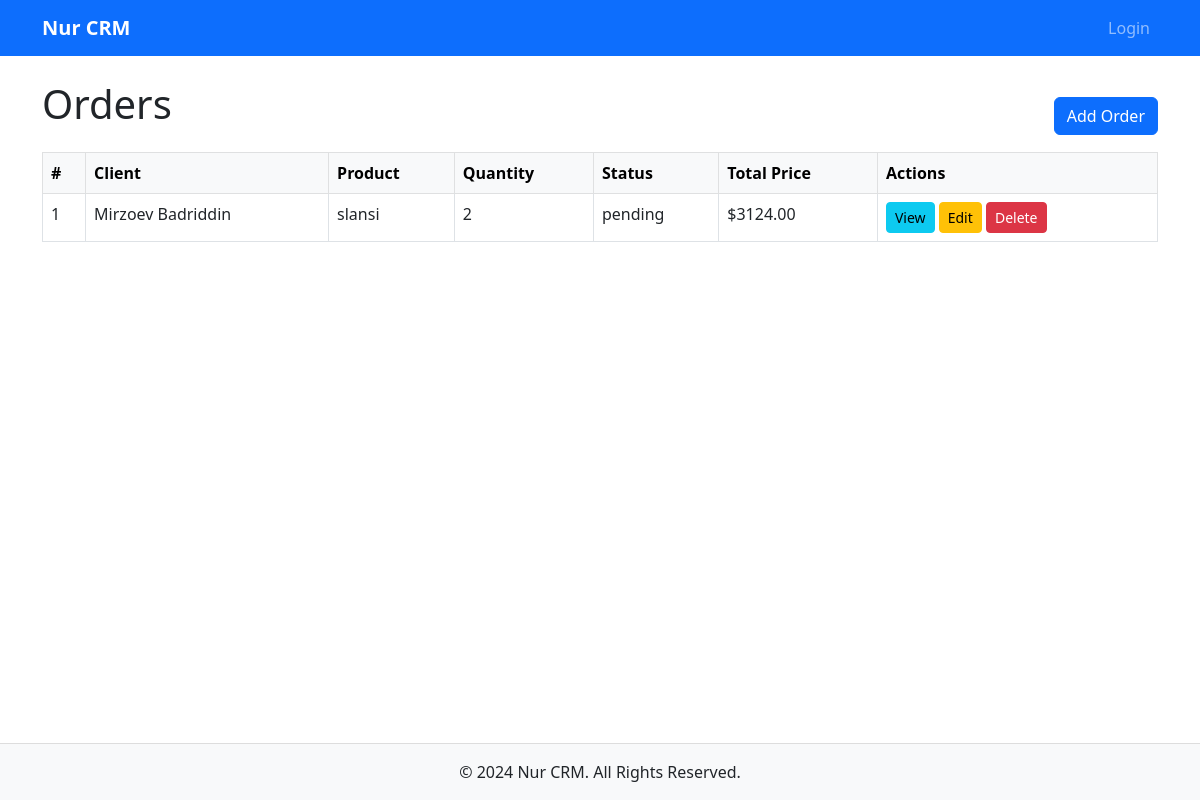
The app's page /nur/orders/ with its own data.
### Nur/models.py (models this page shows, shortened)
class Order(models.Model):
    user = models.ForeignKey("Nur.CustomUser", on_delete=models.CASCADE)
    client = models.ForeignKey("Nur.Client", on_delete=models.CASCADE, related_name="orders")
    product = models.ForeignKey("Nur.Product", on_delete=models.CASCADE, related_name="orders")
    quantity = models.PositiveIntegerField(default=0)
    price_at_purchase = models.DecimalField(max_digits=15, decimal_places=2)
    total_price = models.DecimalField(max_digits=15, decimal_places=2)
    created_at = models.DateTimeField(auto_now_add=True)
    status = models.CharField(max_length=50, choices=[('pending', 'Pending'), ('completed', 'Completed'), ('cancelled', 'Cancelled')])

class Client(models.Model):
    user = models.ForeignKey("Nur.CustomUser", on_delete=models.CASCADE, related_name="clients")
    name = models.CharField(max_length=50)
    last_name = models.CharField(max_length=50)
    phone_number = models.CharField(max_length=20, null=True, blank=True)
    email = models.EmailField(null=True, blank=True)
    address = models.TextField(null=True, blank=True)
    created_at = models.DateTimeField(auto_now_add=True)
    updated_at = models.DateTimeField(auto_now=True)
    is_active = models.BooleanField(default=True)
    balance = models.DecimalField(max_digits=15, decimal_places=2,default=0)

class Product(models.Model):
    user = models.ForeignKey("Nur.CustomUser", on_delete=models.CASCADE)
    category = models.ForeignKey("Nur.Category", on_delete=models.CASCADE, related_name="products")
    title = models.CharField(max_length=50, null=True, blank=True)
    index = models.CharField(max_length=50, unique=True, db_index=True, help_text="Unique identifier for the product")
    colour = models.ForeignKey("Nur.Colour", on_delete=models.CASCADE, related_name="products")
    price = models.DecimalField(max_digits=15, decimal_places=2, help_text="Current product price")
    cost_price = models.DecimalField(max_digits=15, decimal_places=2, help_text="Product cost price")  # Add this field
    up_to = models.DecimalField(max_digits=15, decimal_places=2, validators=[MinValueValidator(0)], help_text="Maximum quantity available")
    sold = models.DecimalField(max_digits=15, decimal_places=2, validators=[MinValueValidator(0)], help_text="Total quantity sold")
    created_at = models.DateTimeField(auto_now_add=True)
    updated_at = models.DateTimeField(auto_now=True)
    is_active = models.BooleanField(default=True)

### Nur/views.py (the view)
# urls.py: path("orders/", OrderListView.as_view(), name="order-list"),
class OrderListView(generic.ListView):
    model = Order
    template_name = "orders/order_list.html"
    context_object_name = "orders"

### templates/orders/order_list.html (shortened to what this page needs)
{% extends "main/base.html" %}
{% block content %}
<div class="d-flex justify-content-between align-items-center">
    <h1 class="mb-4">Orders</h1>
    <a href="{% url 'order-add' %}" class="btn btn-primary">Add Order</a>
</div>
<table class="table table-bordered table-hover">
    <thead class="table-light">
        <tr>
            <th>#</th>
            <th>Client</th>
            <th>Product</th>
            <th>Quantity</th>
            <th>Status</th>
            <th>Total Price</th>
            <th>Actions</th>
        </tr>
    </thead>
    <tbody>
        {% for order in orders %}
        <tr>
            <td>{{ order.id }}</td>
            <td>{{ order.client.name }}</td>
            <td>{{ order.product.title }}</td>
            <td>{{ order.quantity }}</td>
            <td>{{ order.status }}</td>
            <td>${{ order.total_price }}</td>
            <td>
                <a href="{% url 'order-detail' order.id %}" class="btn btn-info btn-sm">View</a>
                <a href="{% url 'order-edit' order.id %}" class="btn btn-warning btn-sm">Edit</a>
                <a href="{% url 'order-delete' order.id %}" class="btn btn-danger btn-sm">Delete</a>
            </td>
        </tr>
        {% endfor %}
    </tbody>
</table>
{% endblock %}

### templates/main/base.html (style rules this page uses)
body { padding-top: 56px; min-height: 100vh; display: flex; flex-direction: column; }

### records on screen
Order: id "1", client.name "Mirzoev Badriddin", product "slansi", quantity "2", status "pending", total_price "3124.00"
